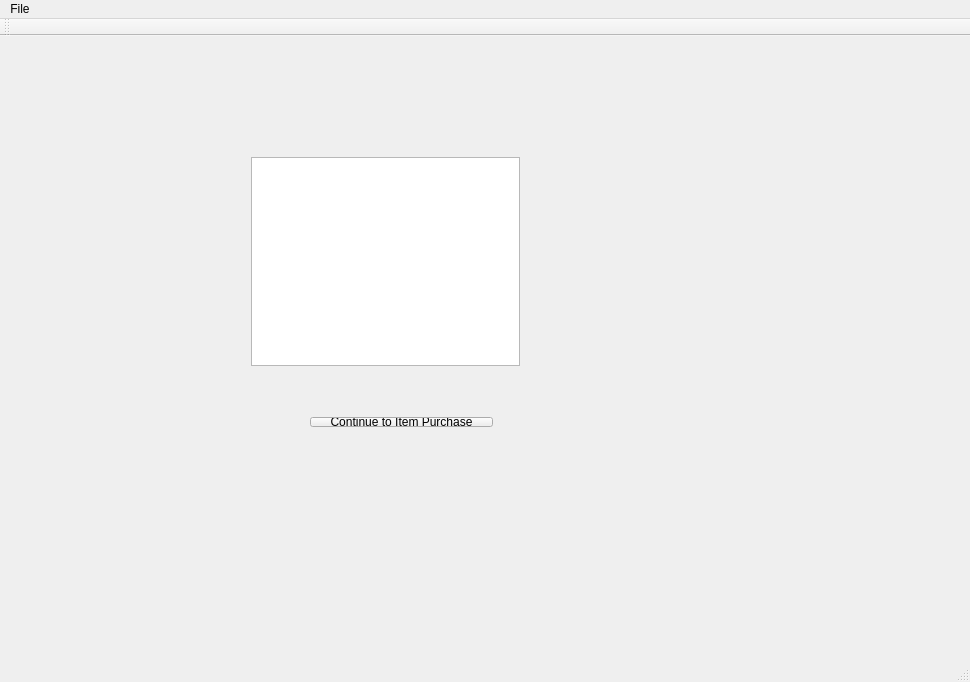
<?xml version="1.0" encoding="UTF-8"?>
<ui version="4.0">
 <class>TravelersMainWindow</class>
 <widget class="QMainWindow" name="TravelersMainWindow">
  <property name="geometry">
   <rect>
    <x>0</x>
    <y>0</y>
    <width>970</width>
    <height>682</height>
   </rect>
  </property>
  <property name="windowTitle">
   <string>TravelersMainWindow</string>
  </property>
  <widget class="QWidget" name="centralWidget">
   <widget class="QStackedWidget" name="stackedWidget">
    <property name="geometry">
     <rect>
      <x>90</x>
      <y>30</y>
      <width>611</width>
      <height>491</height>
     </rect>
    </property>
    <property name="currentIndex">
     <number>4</number>
    </property>
    <widget class="QWidget" name="page">
     <widget class="QPushButton" name="visitInitialCities">
      <property name="geometry">
       <rect>
        <x>390</x>
        <y>140</y>
        <width>191</width>
        <height>31</height>
       </rect>
      </property>
      <property name="text">
       <string>Visit the Initial 11 Cities</string>
      </property>
     </widget>
     <widget class="QPushButton" name="makeCustomTripButton">
      <property name="geometry">
       <rect>
        <x>390</x>
        <y>39</y>
        <width>191</width>
        <height>32</height>
       </rect>
      </property>
      <property name="text">
       <string>Make Custom Trip</string>
      </property>
     </widget>
     <widget class="QPushButton" name="takeLondonTripButton">
      <property name="geometry">
       <rect>
        <x>390</x>
        <y>89</y>
        <width>191</width>
        <height>32</height>
       </rect>
      </property>
      <property name="text">
       <string>Take Trip Starting London</string>
      </property>
     </widget>
     <widget class="QWidget" name="layoutWidget">
      <property name="geometry">
       <rect>
        <x>30</x>
        <y>20</y>
        <width>331</width>
        <height>441</height>
       </rect>
      </property>
      <layout class="QVBoxLayout" name="verticalLayout_2">
       <item>
        <widget class="QLabel" name="label_2">
         <property name="styleSheet">
          <string notr="true">text: center;
</string>
         </property>
         <property name="text">
          <string>                                European Cities </string>
         </property>
        </widget>
       </item>
       <item>
        <layout class="QGridLayout" name="gridLayout_cities"/>
       </item>
      </layout>
     </widget>
    </widget>
    <widget class="QWidget" name="page_2">
     <widget class="QWidget" name="layoutWidget_2">
      <property name="geometry">
       <rect>
        <x>60</x>
        <y>40</y>
        <width>341</width>
        <height>311</height>
       </rect>
      </property>
      <layout class="QVBoxLayout" name="verticalLayout">
       <item>
        <layout class="QHBoxLayout" name="horizontalLayout">
         <item>
          <layout class="QVBoxLayout" name="verticalLayout_3">
           <item>
            <layout class="QHBoxLayout" name="horizontalLayout_3">
             <item>
              <widget class="QLabel" name="label">
               <property name="text">
                <string>Distance From Berlin: </string>
               </property>
              </widget>
             </item>
             <item>
              <widget class="QLabel" name="distanceLabel">
               <property name="text">
                <string>TextLabel</string>
               </property>
              </widget>
             </item>
            </layout>
           </item>
           <item>
            <layout class="QHBoxLayout" name="horizontalLayout_2">
             <item>
              <widget class="QLabel" name="label_3">
               <property name="text">
                <string>Traditional Food Items from: </string>
               </property>
              </widget>
             </item>
             <item>
              <widget class="QLabel" name="cityLabel">
               <property name="text">
                <string>TextLabel</string>
               </property>
              </widget>
             </item>
            </layout>
           </item>
          </layout>
         </item>
        </layout>
       </item>
       <item>
        <layout class="QGridLayout" name="gridLayout_items"/>
       </item>
      </layout>
     </widget>
     <widget class="QPushButton" name="pb_back">
      <property name="geometry">
       <rect>
        <x>110</x>
        <y>370</y>
        <width>114</width>
        <height>32</height>
       </rect>
      </property>
      <property name="text">
       <string>Back </string>
      </property>
     </widget>
     <widget class="QPushButton" name="pb_NextCity">
      <property name="geometry">
       <rect>
        <x>250</x>
        <y>370</y>
        <width>114</width>
        <height>32</height>
       </rect>
      </property>
      <property name="text">
       <string>Next City </string>
      </property>
     </widget>
    </widget>
    <widget class="QWidget" name="makeCustomTripPage">
     <widget class="QWidget" name="horizontalLayoutWidget">
      <property name="geometry">
       <rect>
        <x>170</x>
        <y>300</y>
        <width>151</width>
        <height>41</height>
       </rect>
      </property>
      <layout class="QHBoxLayout" name="makeCustomTripButtonLayout">
       <item>
        <widget class="QStackedWidget" name="makeCustomTripButtonPages">
         <property name="currentIndex">
          <number>0</number>
         </property>
         <widget class="QWidget" name="blankPage"/>
         <widget class="QWidget" name="buttonPage">
          <widget class="QPushButton" name="confirmChoicesButton">
           <property name="geometry">
            <rect>
             <x>10</x>
             <y>2</y>
             <width>141</width>
             <height>31</height>
            </rect>
           </property>
           <property name="text">
            <string>Confirm Selection</string>
           </property>
          </widget>
         </widget>
        </widget>
       </item>
      </layout>
     </widget>
     <widget class="QWidget" name="verticalLayoutWidget_2">
      <property name="geometry">
       <rect>
        <x>71</x>
        <y>90</y>
        <width>371</width>
        <height>211</height>
       </rect>
      </property>
      <layout class="QVBoxLayout" name="makeCustomTripLayout"/>
     </widget>
     <widget class="QWidget" name="horizontalLayoutWidget_4">
      <property name="geometry">
       <rect>
        <x>70</x>
        <y>60</y>
        <width>371</width>
        <height>31</height>
       </rect>
      </property>
      <layout class="QHBoxLayout" name="currentPageDescriptionLayout">
       <item>
        <widget class="QLabel" name="pageDescriptionLabel">
         <property name="text">
          <string/>
         </property>
         <property name="alignment">
          <set>Qt::AlignCenter</set>
         </property>
        </widget>
       </item>
      </layout>
     </widget>
    </widget>
    <widget class="QWidget" name="errorPage">
     <widget class="QWidget" name="horizontalLayoutWidget_3">
      <property name="geometry">
       <rect>
        <x>210</x>
        <y>171</y>
        <width>160</width>
        <height>32</height>
       </rect>
      </property>
      <layout class="QHBoxLayout" name="errorPageButtonLayout">
       <item>
        <widget class="QPushButton" name="errorButton">
         <property name="text">
          <string>Ok</string>
         </property>
        </widget>
       </item>
      </layout>
     </widget>
     <widget class="QWidget" name="horizontalLayoutWidget_2">
      <property name="geometry">
       <rect>
        <x>210</x>
        <y>140</y>
        <width>160</width>
        <height>31</height>
       </rect>
      </property>
      <layout class="QHBoxLayout" name="errorPageLabelLayout">
       <item>
        <widget class="QLabel" name="errorLabel">
         <property name="text">
          <string/>
         </property>
         <property name="alignment">
          <set>Qt::AlignCenter</set>
         </property>
        </widget>
       </item>
      </layout>
     </widget>
    </widget>
    <widget class="QWidget" name="generatedTripPage">
     <widget class="QWidget" name="horizontalLayoutWidget_5">
      <property name="geometry">
       <rect>
        <x>149</x>
        <y>50</y>
        <width>291</width>
        <height>31</height>
       </rect>
      </property>
      <layout class="QHBoxLayout" name="generatedTripLabelLayout">
       <item>
        <widget class="QLabel" name="generatedTripLabel">
         <property name="text">
          <string/>
         </property>
         <property name="alignment">
          <set>Qt::AlignCenter</set>
         </property>
        </widget>
       </item>
      </layout>
     </widget>
     <widget class="QWidget" name="horizontalLayoutWidget_7">
      <property name="geometry">
       <rect>
        <x>209</x>
        <y>340</y>
        <width>205</width>
        <height>32</height>
       </rect>
      </property>
      <layout class="QHBoxLayout" name="confirmGeneratedTripLayout">
       <item>
        <widget class="QPushButton" name="confirmGeneratedTripButton">
         <property name="text">
          <string>Continue to Item Purchase</string>
         </property>
        </widget>
       </item>
      </layout>
     </widget>
     <widget class="QWidget" name="horizontalLayoutWidget_6">
      <property name="geometry">
       <rect>
        <x>149</x>
        <y>309</y>
        <width>291</width>
        <height>31</height>
       </rect>
      </property>
      <layout class="QHBoxLayout" name="distanceTraveledLayout">
       <item>
        <widget class="QLabel" name="distanceTraveledLabel">
         <property name="text">
          <string/>
         </property>
         <property name="alignment">
          <set>Qt::AlignCenter</set>
         </property>
        </widget>
       </item>
      </layout>
     </widget>
     <widget class="QWidget" name="verticalLayoutWidget">
      <property name="geometry">
       <rect>
        <x>150</x>
        <y>80</y>
        <width>291</width>
        <height>231</height>
       </rect>
      </property>
      <layout class="QVBoxLayout" name="verticalLayout_4">
       <item>
        <widget class="QListWidget" name="completedTrip"/>
       </item>
      </layout>
     </widget>
    </widget>
   </widget>
  </widget>
  <widget class="QMenuBar" name="menuBar">
   <property name="geometry">
    <rect>
     <x>0</x>
     <y>0</y>
     <width>970</width>
     <height>22</height>
    </rect>
   </property>
   <widget class="QMenu" name="menuFile">
    <property name="title">
     <string>File</string>
    </property>
    <addaction name="actionAdmin_Login"/>
   </widget>
   <addaction name="menuFile"/>
  </widget>
  <widget class="QToolBar" name="mainToolBar">
   <attribute name="toolBarArea">
    <enum>TopToolBarArea</enum>
   </attribute>
   <attribute name="toolBarBreak">
    <bool>false</bool>
   </attribute>
  </widget>
  <widget class="QStatusBar" name="statusBar"/>
  <action name="actionAdmin_Login">
   <property name="text">
    <string>Admin Login</string>
   </property>
  </action>
 </widget>
 <layoutdefault spacing="6" margin="11"/>
 <resources/>
 <connections/>
</ui>
